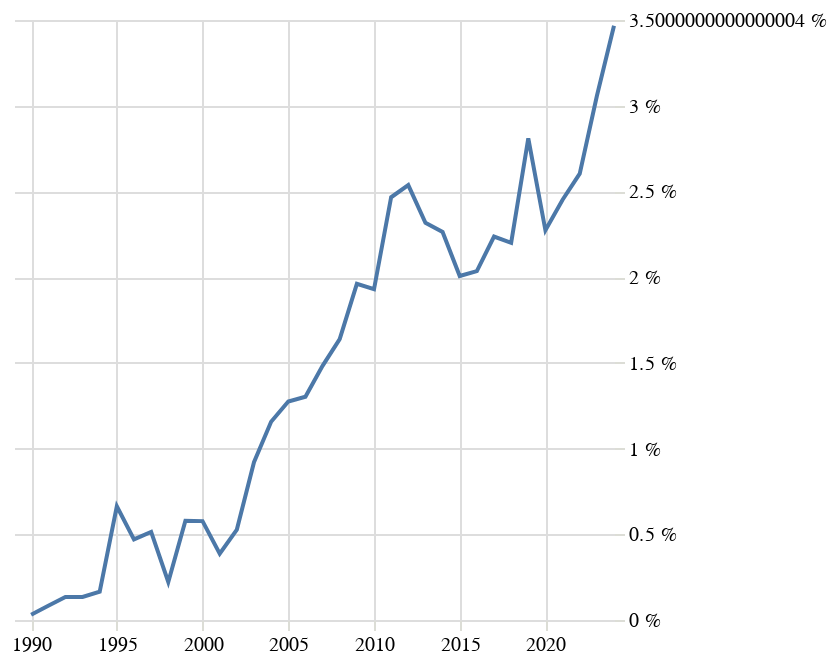

Here is the notebook cell this chart was saved with:
### Code cell
grafik("fantasy romány"	)

### Figure 1 — Vega-Lite specification as saved in the notebook (floating-point values rounded to 4 significant figures)
{"config": {"title": {"font": "Noticia Text", "fontSize": 14, "anchor": "start", "lineHeight": 21, "fontWeight": "bolder", "subtitleFont": "Noticia Text", "subtitleFontSize": 12, "subtitlePadding": 12, "dy": -12}, "axis": {"labelFont": "Asap", "titleFont": "Asap", "fontWeight": "lighter", "titleFontWeight": "lighter", "labelFontSize": 10, "titleFontSize": 10, "labelPadding": 2, "titlePadding": 10, "domainOpacity": 0, "tickColor": "#DCDDD6"}, "legend": {"labelFont": "Asap", "labelFontWeight": "normal", "titleFont": "Asap", "titleFontWeight": "normal", "labelFontSize": 10, "titleFontSize": 10}, "view": {"stroke": "transparent"}}, "data": {"name": "data-93f95a0a5d77b14124fd422f02fe85cc"}, "mark": {"type": "line"}, "encoding": {"x": {"axis": {"title": null}, "field": "rok", "type": "temporal"}, "y": {"axis": {"domainOpacity": 0, "labelExpr": "datum.label * 100 + ' %'", "orient": "right", "tickColor": "#DCDDD6", "title": null}, "field": "podil", "type": "quantitative"}}, "$schema": "https://vega.github.io/schema/vega-lite/v5.8.0.json", "datasets": {"data-93f95a0a5d77b14124fd422f02fe85cc": [{"pocet": null, "rok": "1989-01-01T00:00:00", "len_right": 3114, "podil": null, "zanr": "fantasy romány"}, {"pocet": 1.0, "rok": "1990-01-01T00:00:00", "len_right": 3219, "podil": 0.0003107, "zanr": "fantasy romány"}, {"pocet": 3.0, "rok": "1991-01-01T00:00:00", "len_right": 3599, "podil": 0.0008336, "zanr": "fantasy romány"}, {"pocet": 6.0, "rok": "1992-01-01T00:00:00", "len_right": 4450, "podil": 0.001348, "zanr": "fantasy romány"}, {"pocet": 8.0, "rok": "1993-01-01T00:00:00", "len_right": 5949, "podil": 0.001345, "zanr": "fantasy romány"}, {"pocet": 10.0, "rok": "1994-01-01T00:00:00", "len_right": 6066, "podil": 0.001649, "zanr": "fantasy romány"}, {"pocet": 45.0, "rok": "1995-01-01T00:00:00", "len_right": 6783, "podil": 0.006634, "zanr": "fantasy romány"}, {"pocet": 33.0, "rok": "1996-01-01T00:00:00", "len_right": 7011, "podil": 0.004707, "zanr": "fantasy romány"}, {"pocet": 38.0, "rok": "1997-01-01T00:00:00", "len_right": 7394, "podil": 0.005139, "zanr": "fantasy romány"}, {"pocet": 16.0, "rok": "1998-01-01T00:00:00", "len_right": 7207, "podil": 0.00222, "zanr": "fantasy romány"}, {"pocet": 43.0, "rok": "1999-01-01T00:00:00", "len_right": 7427, "podil": 0.00579, "zanr": "fantasy romány"}, {"pocet": 44.0, "rok": "2000-01-01T00:00:00", "len_right": 7627, "podil": 0.005769, "zanr": "fantasy romány"}, {"pocet": 30.0, "rok": "2001-01-01T00:00:00", "len_right": 7757, "podil": 0.003867, "zanr": "fantasy romány"}, {"pocet": 41.0, "rok": "2002-01-01T00:00:00", "len_right": 7774, "podil": 0.005274, "zanr": "fantasy romány"}, {"pocet": 74.0, "rok": "2003-01-01T00:00:00", "len_right": 8037, "podil": 0.009207, "zanr": "fantasy romány"}, {"pocet": 98.0, "rok": "2004-01-01T00:00:00", "len_right": 8475, "podil": 0.01156, "zanr": "fantasy romány"}, {"pocet": 112.0, "rok": "2005-01-01T00:00:00", "len_right": 8788, "podil": 0.01274, "zanr": "fantasy romány"}, {"pocet": 120.0, "rok": "2006-01-01T00:00:00", "len_right": 9214, "podil": 0.01302, "zanr": "fantasy romány"}, {"pocet": 140.0, "rok": "2007-01-01T00:00:00", "len_right": 9444, "podil": 0.01482, "zanr": "fantasy romány"}, {"pocet": 158.0, "rok": "2008-01-01T00:00:00", "len_right": 9641, "podil": 0.01639, "zanr": "fantasy romány"}, {"pocet": 181.0, "rok": "2009-01-01T00:00:00", "len_right": 9229, "podil": 0.01961, "zanr": "fantasy romány"}, {"pocet": 184.0, "rok": "2010-01-01T00:00:00", "len_right": 9537, "podil": 0.01929, "zanr": "fantasy romány"}, {"pocet": 238.0, "rok": "2011-01-01T00:00:00", "len_right": 9651, "podil": 0.02466, "zanr": "fantasy romány"}, {"pocet": 237.0, "rok": "2012-01-01T00:00:00", "len_right": 9342, "podil": 0.02537, "zanr": "fantasy romány"}, {"pocet": 221.0, "rok": "2013-01-01T00:00:00", "len_right": 9539, "podil": 0.02317, "zanr": "fantasy romány"}, {"pocet": 217.0, "rok": "2014-01-01T00:00:00", "len_right": 9588, "podil": 0.02263, "zanr": "fantasy romány"}, {"pocet": 198.0, "rok": "2015-01-01T00:00:00", "len_right": 9866, "podil": 0.02007, "zanr": "fantasy romány"}, {"pocet": 191.0, "rok": "2016-01-01T00:00:00", "len_right": 9384, "podil": 0.02035, "zanr": "fantasy romány"}, {"pocet": 210.0, "rok": "2017-01-01T00:00:00", "len_right": 9388, "podil": 0.02237, "zanr": "fantasy romány"}, {"pocet": 212.0, "rok": "2018-01-01T00:00:00", "len_right": 9636, "podil": 0.022, "zanr": "fantasy romány"}, {"pocet": 262.0, "rok": "2019-01-01T00:00:00", "len_right": 9326, "podil": 0.02809, "zanr": "fantasy romány"}, {"pocet": 201.0, "rok": "2020-01-01T00:00:00", "len_right": 8842, "podil": 0.02273, "zanr": "fantasy romány"}, {"pocet": 217.0, "rok": "2021-01-01T00:00:00", "len_right": 8852, "podil": 0.02451, "zanr": "fantasy romány"}, {"pocet": 226.0, "rok": "2022-01-01T00:00:00", "len_right": 8680, "podil": 0.02604, "zanr": "fantasy romány"}, {"pocet": 246.0, "rok": "2023-01-01T00:00:00", "len_right": 8048, "podil": 0.03057, "zanr": "fantasy romány"}, {"pocet": 245.0, "rok": "2024-01-01T00:00:00", "len_right": 7068, "podil": 0.03466, "zanr": "fantasy romány"}]}}
